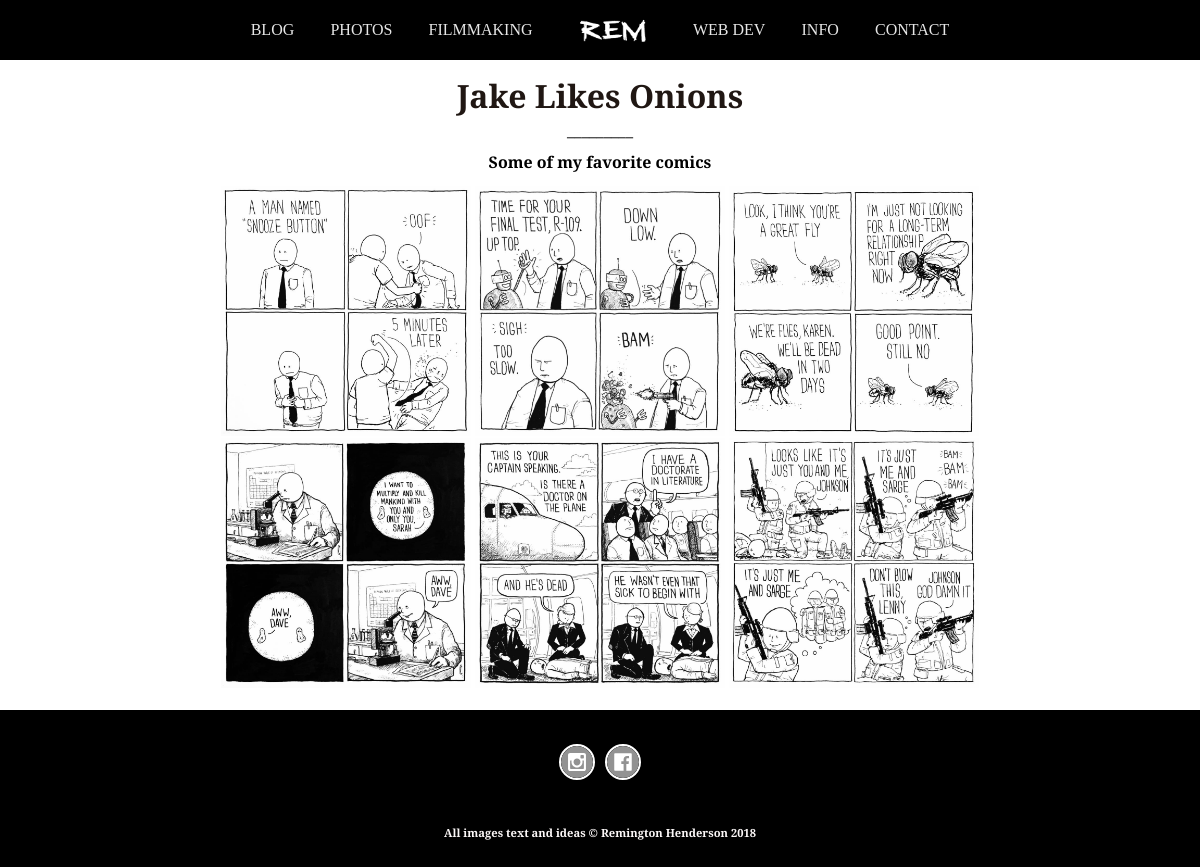
The app's page /photography/galleries/jake-likes-onions/ with its own data.
### R_E_M/models.py (models this page shows, shortened)
class Album(models.Model):
    owner = models.ForeignKey(User, on_delete=models.CASCADE, related_name="photo_albums")
    title = models.CharField(max_length=50, blank=True, null=True)
    slug = models.SlugField(blank=True, null=True, unique=True)
    album_details = models.TextField()
    alt_text = models.CharField(max_length=30, blank=True, null=True)

class Photo(models.Model):
    owner = models.ForeignKey(User, on_delete=models.CASCADE, related_name="photos")
    album = models.ForeignKey(Album, on_delete=models.CASCADE, related_name="photo_album")
    title = models.CharField(max_length=50, blank=True, null=True)
    slug = models.SlugField(blank=True, null=True, unique=True)
    image = models.ImageField(upload_to=photo_image_uh, blank=True, null=True)
    alt_text = models.CharField(max_length=50, blank=True, null=True)
    date_taken = models.CharField(max_length=50)
    image_details = models.TextField()

### R_E_M/views.py (the view)
def photo_album_view(request, slug):
    album = Album.objects.get(slug=slug)
    return render(request, 'photos/photo_album_view.html', {"album": album})

### R_E_M/templates/photos/photo_album_view.html (shortened to what this page needs)
{% extends 'base.html' %}
{% load static %}
{% block content %}
    <head>
        <link rel="stylesheet" type="text/css" href="{% static 'styles/style.css' %}"/>
        <link href="{% static 'styles/lightbox.css' %}" rel="stylesheet">
    </head>
    <div class="container">
        <h1><b>{{ album.title }}</b></h1>
        <p>_________</p>
        <br>
        {{ album.album_details }}
        <br>
        <br>
        <div>
            {% for photo in album.photo_album.all %}
                <a href="{{ photo.image.url }}" data-lightbox="{{ album.alt_text }}"
                   data-title="{{ photo.image_details }}"><img src="{{ photo.image.url }}" class="image"></a>
            {% endfor %}
        </div>
    </div>
{% endblock %}
{% block footer %}
    {% include 'footer_base.html' %}
{% endblock %}

### R_E_M/static/styles/style.css (style rules this page uses)
a { background: transparent; }
h1 { font-size: 2em; margin: .67em 0; }
a, a:visited { color: #156f99; text-decoration: none; }
h1 { text-rendering: optimizeLegibility; }
h1:not(.site-title):not(.page-title) { color: #201713; }
h1:not(.site-title):not(.entry-title) { margin: 1.5em auto .3em; }
h1:not(.site-title):not(.entry-title):first-child { margin-top: 0; }

### R_E_M/templates/photos/photo_album_view.html (style rules this page uses)
.image { width: 250px; }
.container { margin: 20px auto; text-align: center; width: 70%; }
h1, body { font-family: 'Alegreya Sans SC', sans-serif; font-weight: bold; }

### records on screen
Album: title "Jake Likes Onions", album_details "Some of my favorite comics"
Photo: image (picture)
Photo: image (picture)
Photo: image (picture)
Photo: image (picture)
Photo: image (picture)
Photo: image (picture)
